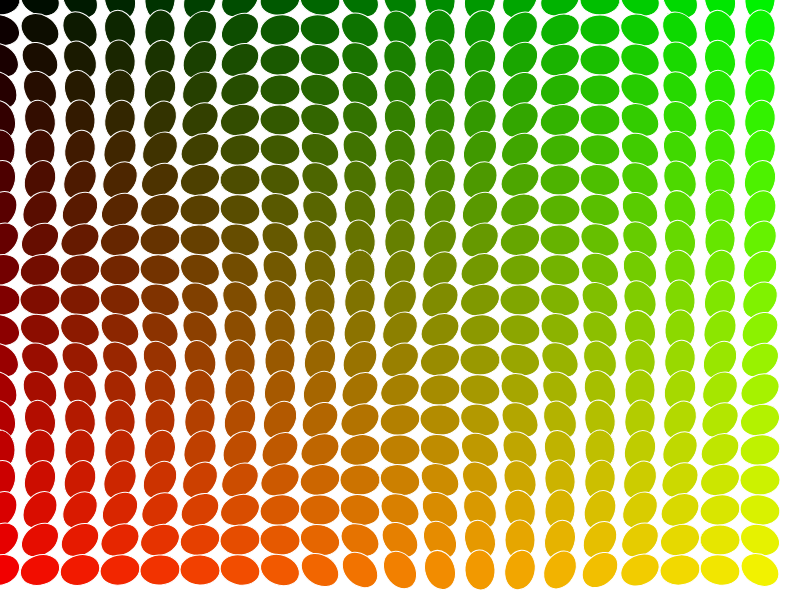
Frame 1 (no input)
Frame 60 (no input): identical to frame 1, image omitted
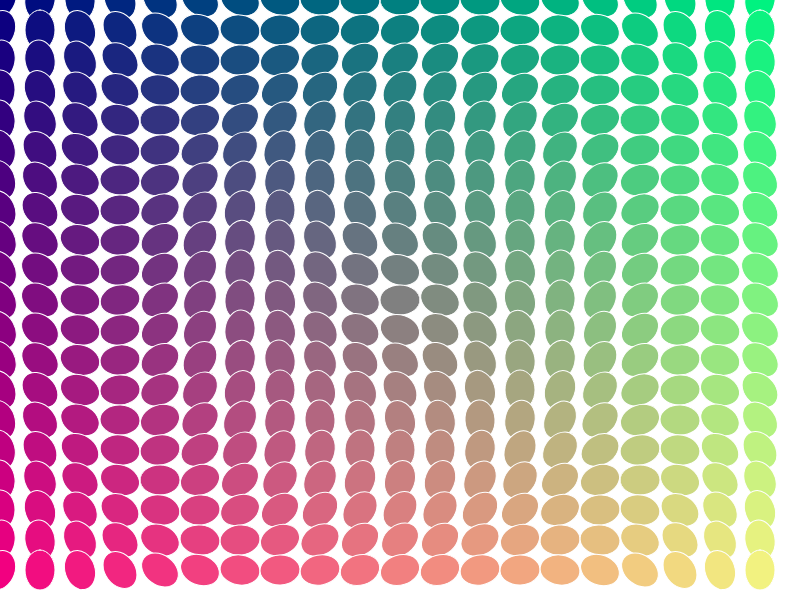
Frame 120 (the mouse pressed at the canvas centre since frame 60)

The p5.js sketch that drew these frames (run headless with seeded random() and noise() and a simulated clock; from frame 60 on, the mouse is pressed at the canvas centre):

// p5.js sketch
// ── sketch.js
/*

    Example Code: Interactive Gradient Array

*/


function setup(){

  createCanvas(800,600);
  stroke(255)

}

function draw(){
  background(255)

  let numCol = 20
  let numRow = 20
  let stepX = width / numCol // height of box 
  let stepY = height / numRow // width of box  

  for (var col = 0; col < numRow; col++){

    for (var row = 0; row < numCol; row++){
    
      fill(col/numCol*255,row/numRow*255,mouseX/width*255)   
      push()
      translate(row*stepX,col*stepY)
      rotate(dist(row*stepX,col*stepY,mouseX,mouseY)/600*TWO_PI) 
      ellipse(0,0,stepX,stepY)
      pop()

    }

  }

}
